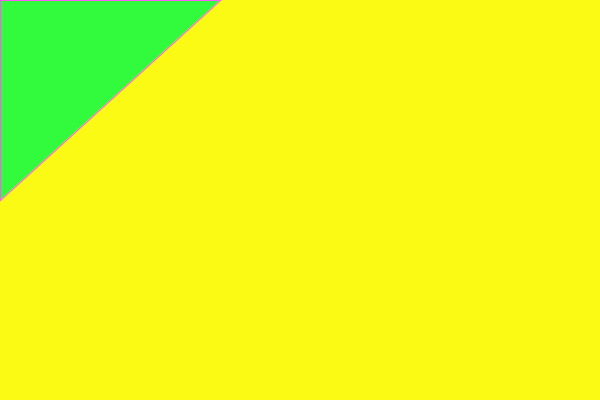
Frame 1 (no input)
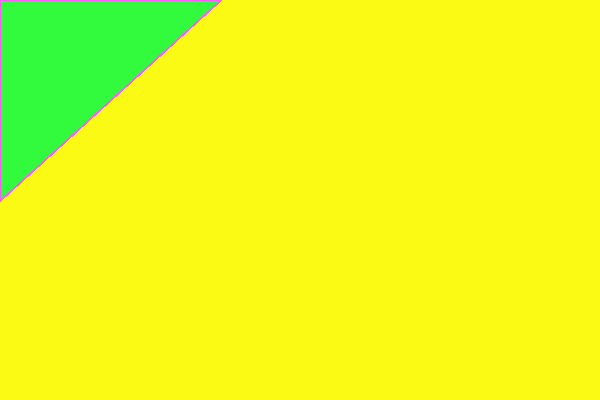
Frame 60 (the mouse pressed at the canvas centre just before this capture)
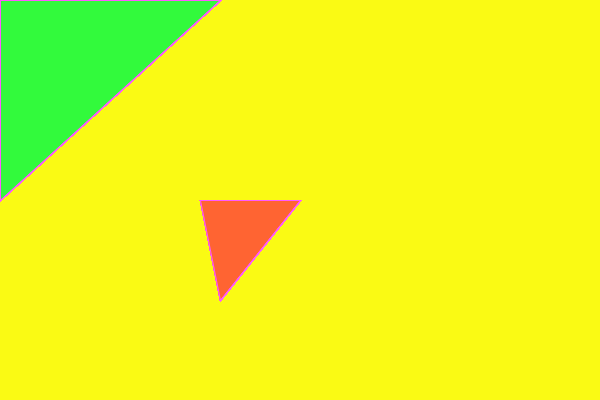
Frame 120 (the mouse held since frame 60 and released just before this capture)

The Processing sketch that drew these frames (run headless with seeded random() and noise(); from frame 60 on, the mouse is pressed at the canvas centre):

// Processing sketch: processing_132349
// ── processing_132349.pde

void setup() {
  size(600, 400);
  background(250,250,20);
  smooth();
}
void draw() {
  if (mousePressed) {
    fill(255,100,50);
  } else {
    stroke(255,89,255);
    fill(50,250,60);
  }   
triangle(mouseX,mouseY,220,mouseX,mouseY,200);
}
